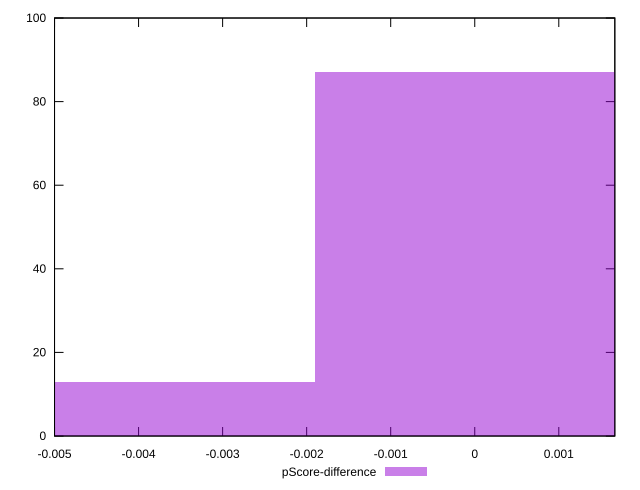

Reproduce this figure in gnuplot.
reset

$pScoreDifference <<EOF
0 87
-0.003801665987034902 13
EOF

set key outside below
set boxwidth 0.003801665987034902
set xrange [-0.0050000000000000044:0.0016666666666667052]
set yrange [0:100]
set trange [0:100]
set style fill transparent solid 0.5 noborder
set terminal svg size 640, 490 enhanced background rgb 'white'
set output "report_00019_2021-02-10T18-14-37.922Z//unminified-javascript/samples/pages+cached/pScore-difference/histogram.svg"

plot $pScoreDifference title "pScore-difference" with boxes

reset
